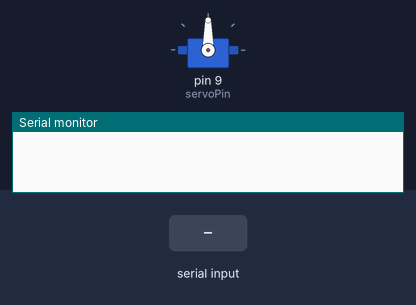
The sketch below on a simulated Arduino Uno, built with avr-gcc and run on an emulated ATmega328P. Parts: servo, the last lines printed to the serial monitor. The inputs (shaded band) are chosen by the test bench.

Above: at 1.2 s.
1.3 s: "90,45\n" received over Serial
At 2.2 s:
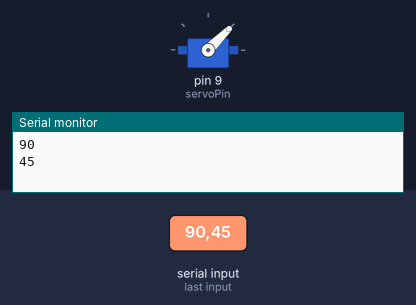
2.8 s: "30,150\n" received over Serial
At 3.3 s:
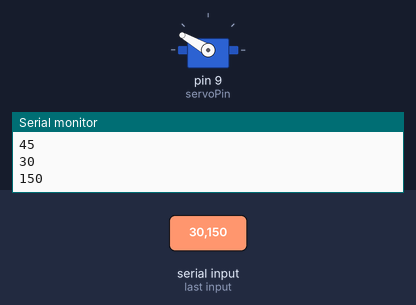
4.3 s: "5\n" received over Serial
At 5.5 s:
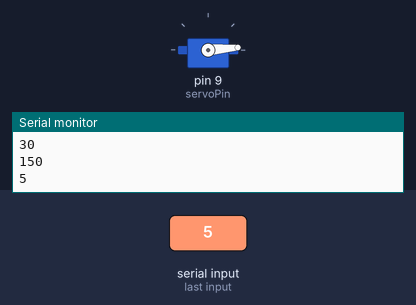
5.8 s: "200\n" received over Serial
At 6.7 s:
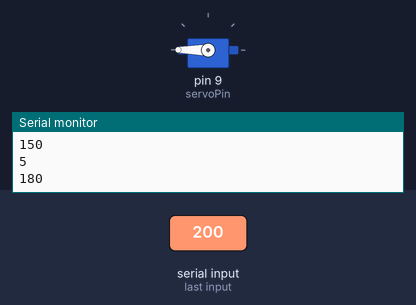
7.3 s: "90\n" received over Serial
At 7.8 s:
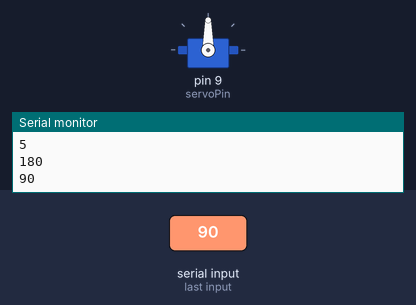
Timing chart, 0 to 9.8 s (numbered marks = the images above; inputs shaded):
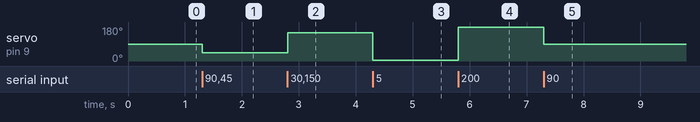

Measured:
- after the input at 1.3 s, servo on pin 9 (servoPin): 90° → 45° at once
- after the input at 2.8 s, servo on pin 9 (servoPin): 45° → 150° at once
- after the input at 4.3 s, servo on pin 9 (servoPin): 150° → 5° at once
- after the input at 5.8 s, servo on pin 9 (servoPin): 5° → 180° at once
- after the input at 7.3 s, servo on pin 9 (servoPin): 180° → 90° at once

The sketch:

servo.ino
```cpp
#include <Servo.h>
// Declare the Servo pin
#define servoPin 9
// Create a servo object
Servo Servo1;
void setup() {
   // We need to attach the servo to the used pin number
   Servo1.attach(servoPin);
   Serial.begin(9600);
}
void loop(){

  if (Serial.available() > 1){
    int val = Serial.parseInt();

    if (val != 0){


      val = min (180, max(val,4));
      Servo1.write(val);
      }

    Serial.println(val);
  }
   // Make servo go to 0 degrees
//
//   delay(1000);
//   // Make servo go to 90 degrees
//   Servo1.write(90);
//   delay(1000);
//   // Make servo go to 180 degrees
//   Servo1.write(180);
//   delay(1000);
}
```
